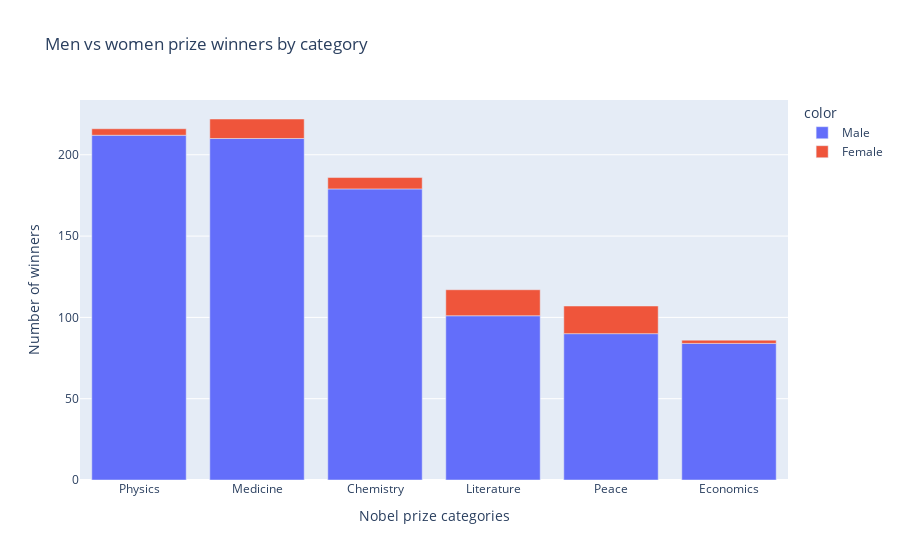

Write notebook code for a chart like this one.
### Code cell
v_bar_split = px.bar(
    x=cat_men_women.category,
    y=cat_men_women.prize,
    title="Men vs women prize winners by category",
    color=cat_men_women.sex
)

v_bar_split.update_layout(
    xaxis_title="Nobel prize categories",
    yaxis_title="Number of winners",
)

v_bar_split.show()

### Figure 1 — Plotly figure (JSON) as saved in the notebook; plotly's stock layout.template omitted (floating-point values rounded to 4 significant figures)
{"data": [{"hovertemplate": "color=Male<br>x=%{x}<br>y=%{y}<extra></extra>", "legendgroup": "Male", "marker": {"color": "#636efa", "pattern": {"shape": ""}}, "name": "Male", "orientation": "v", "showlegend": true, "textposition": "auto", "type": "bar", "x": ["Physics", "Medicine", "Chemistry", "Literature", "Peace", "Economics"], "xaxis": "x", "y": [212, 210, 179, 101, 90, 84], "yaxis": "y"}, {"hovertemplate": "color=Female<br>x=%{x}<br>y=%{y}<extra></extra>", "legendgroup": "Female", "marker": {"color": "#EF553B", "pattern": {"shape": ""}}, "name": "Female", "orientation": "v", "showlegend": true, "textposition": "auto", "type": "bar", "x": ["Peace", "Literature", "Medicine", "Chemistry", "Physics", "Economics"], "xaxis": "x", "y": [17, 16, 12, 7, 4, 2], "yaxis": "y"}], "layout": {"barmode": "relative", "legend": {"title": {"text": "color"}, "tracegroupgap": 0}, "title": {"text": "Men vs women prize winners by category"}, "xaxis": {"anchor": "y", "domain": [0, 1], "title": {"text": "Nobel prize categories"}}, "yaxis": {"anchor": "x", "domain": [0, 1], "title": {"text": "Number of winners"}}}}
